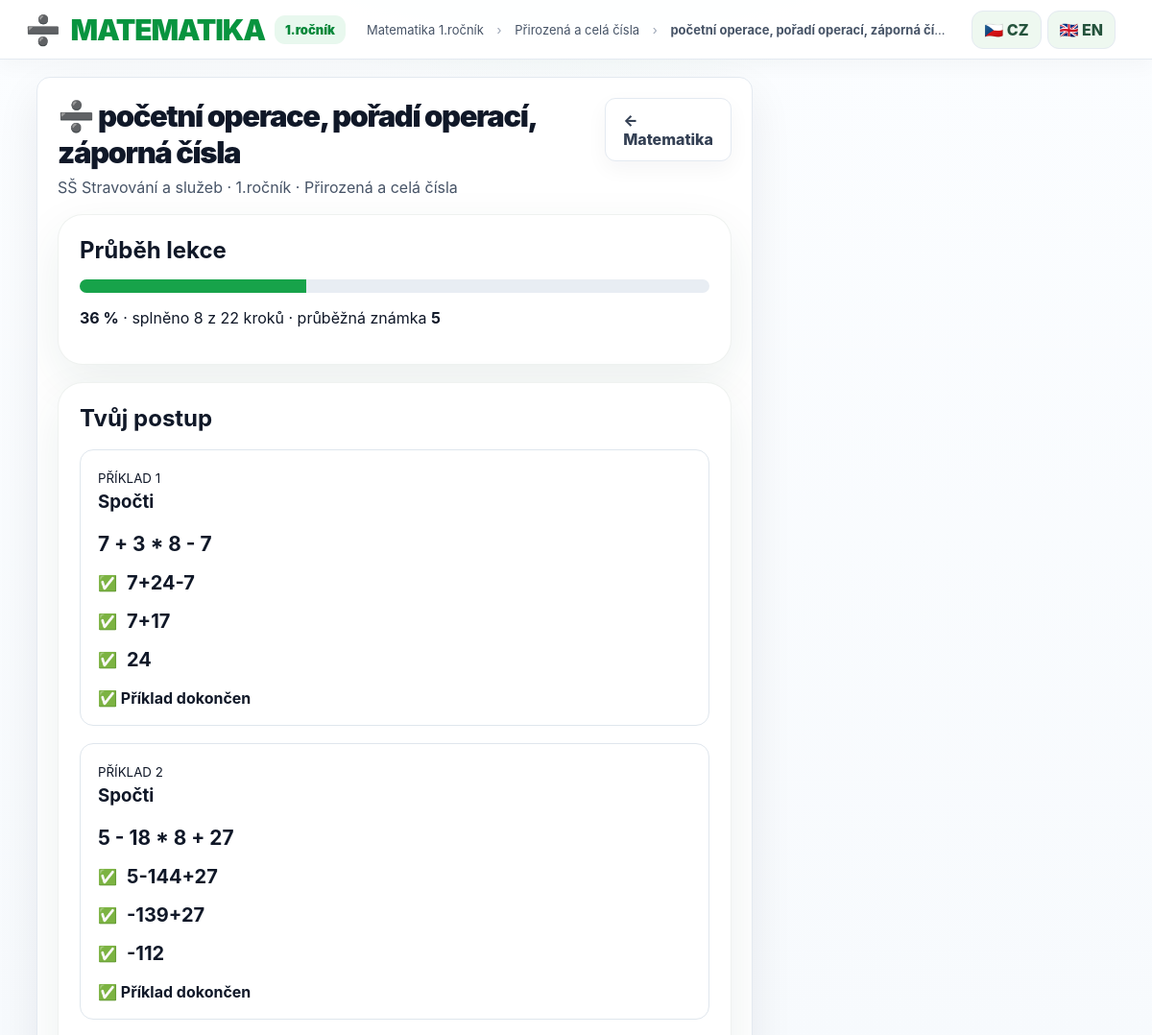
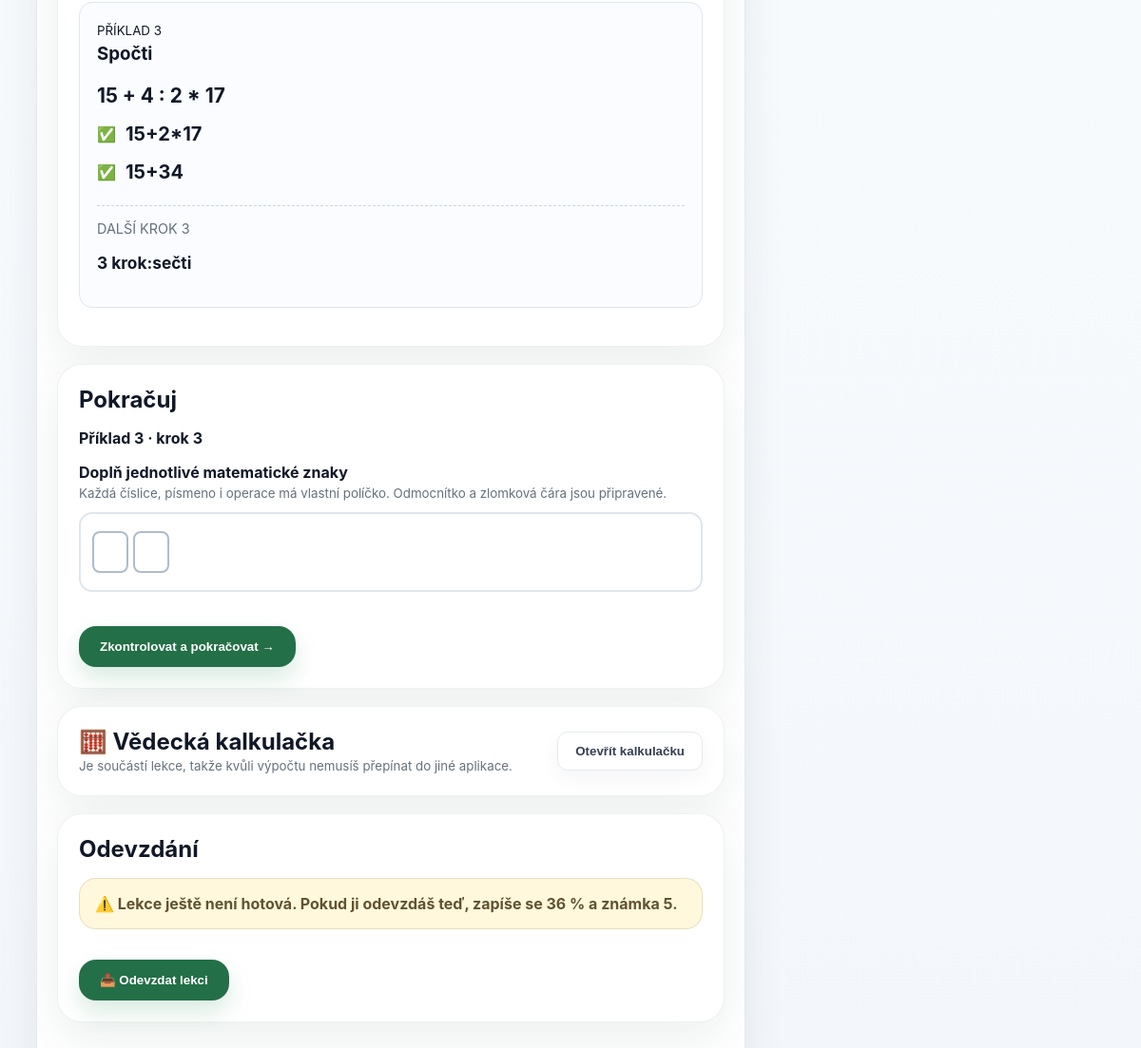
Page /math-lesson/3 (signed in) on the committed database (2 pictures, top to bottom).
### app.py (models this page shows)
class MathLesson(db.Model):
    id = db.Column(db.Integer, primary_key=True)
    school = db.Column(db.String(160), default='')
    grade_name = db.Column(db.String(120), default='')
    topic = db.Column(db.String(180), default='')
    title = db.Column(db.String(220), nullable=False)
    html_original = db.Column(db.String(255), default='')
    html_stored = db.Column(db.String(255), default='')
    is_published = db.Column(db.Boolean, default=True)
    created_at = db.Column(db.DateTime, default=datetime.utcnow)

class MathAttempt(db.Model):
    id = db.Column(db.Integer, primary_key=True)
    user_id = db.Column(db.Integer, db.ForeignKey('user.id'), nullable=False)
    lesson_id = db.Column(db.Integer, db.ForeignKey('math_lesson.id'), nullable=False)
    completed_steps = db.Column(db.Integer, default=0)
    total_steps = db.Column(db.Integer, default=0)
    percent = db.Column(db.Integer, default=0)
    grade = db.Column(db.Integer, default=5)
    status = db.Column(db.String(60), default='rozpracováno')
    focus_lost = db.Column(db.Integer, default=0)
    answers_json = db.Column(db.Text, default='[]')
    variant_json = db.Column(db.Text, default='{}')
    updated_at = db.Column(db.DateTime, default=datetime.utcnow)
    user = db.relationship('User')
    lesson = db.relationship('MathLesson')

class MathExample(db.Model):
    id = db.Column(db.Integer, primary_key=True)
    lesson_id = db.Column(db.Integer, db.ForeignKey('math_lesson.id'), nullable=False)
    order = db.Column(db.Integer, default=1)
    title = db.Column(db.String(220), default='')
    problem = db.Column(db.Text, nullable=False)
    prose_problem = db.Column(db.Text, default='')
    image_stored = db.Column(db.String(255), default='')
    variant_enabled = db.Column(db.Boolean, default=False)
    variant_values = db.Column(db.Text, default='')
    variant_condition = db.Column(db.Text, default='')
    variant_min = db.Column(db.Float, default=1)
    variant_max = db.Column(db.Float, default=30)
    variant_step = db.Column(db.Float, default=1)
    variant_result_kind = db.Column(db.String(20), default='any')
    variant_result_sign = db.Column(db.String(20), default='any')
    variant_result_min = db.Column(db.Float, nullable=True)
    variant_result_max = db.Column(db.Float, nullable=True)
    variant_result_decimals = db.Column(db.Integer, default=-1)
    lesson = db.relationship('MathLesson', backref='examples')

class MathStep(db.Model):
    id = db.Column(db.Integer, primary_key=True)
    example_id = db.Column(db.Integer, db.ForeignKey('math_example.id'), nullable=False)
    order = db.Column(db.Integer, default=1)
    instruction = db.Column(db.Text, nullable=False)
    expected = db.Column(db.Text, nullable=False)
    hint = db.Column(db.Text, default='')
    result_formula = db.Column(db.Text, default='')
    result_decimals = db.Column(db.Integer, default=2)
    example = db.relationship('MathExample', backref='steps')

### app.py (the view, shortened to what this page needs)
@app.route('/math-lesson/<int:lesson_id>', methods=['GET','POST'])
def math_lesson(lesson_id):
    r=require_login()
    if r:return r
    item=db.session.get(MathLesson,lesson_id)
    if not item:return 'Matematická lekce nebyla nalezena.',404
    if current_user().role=='student':
        begin_focus_attempt('math', item.id)
    examples=sorted(item.examples,key=lambda x:x.order)
    math_variants = {ex.id: generated_math_variant(ex, current_user().id) for ex in examples} if current_user().role=='student' else {}
    html_content=render_informatics_html(item.html_stored)
    current=None; attempt=None; idx=0; total=0; message=None; hint=None
    if current_user().role=='student':
        flat,attempt,idx=math_current_position(item,current_user().id)
        total=len(flat)
        if idx < total:
            current=flat[idx]
        percent=round((attempt.completed_steps or 0)/max(total,1)*100) if attempt else 0
        grade=informatics_grade_from_percent(percent)
    else:
        percent=0;grade=None
    history_by_example = {}
    if attempt:
        for saved in _safe_json(attempt.answers_json, []):
            history_by_example.setdefault(str(saved.get('example_id')), []).append(saved.get('answer',''))
    current_example_number = current[0].order if current else (len(examples) if examples else 0)
    current_step_number = current[1].order if current else None
    current_input_html = None
    if current and current_user().role == 'student':
        ex_now, st_now = current
        variant_now = math_variants.get(ex_now.id, {})
        expected_now = _effective_math_expected(
            ex_now,
            st_now,
            variant_now.get('steps', {}).get(st_now.id, {}).get('expected', st_now.expected),
            variant_now.get('problem', ex_now.problem),
        )
        current_input_html = render_math_input_layout(math_input_layout(expected_now))
    course={'subject':'Matematika','grade':item.grade_name,'block':item.topic,'icon':'➗'}
    lesson_obj={'title':item.title,'block':item.topic}
    return render_template('math_lesson_engine.html',course=course,lesson=lesson_obj,item=item,
        examples=examples,current=current,attempt=attempt,total=total,idx=idx,
        percent=percent,grade=grade,message=message,hint=hint,html_content=html_content,
        history_by_example=history_by_example,
        current_example_number=current_example_number,
        current_step_number=current_step_number,
        math_variants=math_variants,current_input_html=current_input_html)

### templates/math_lesson_engine.html (shortened to what this page needs)
{% extends 'base.html' %}
{% block content %}
<div class="layout dashboard-layout"><main class="main-card">
<div class="title-row"><div><h1>➗ {{item.title}}</h1><p>{{item.school}} · {{item.grade_name}} · {{item.topic}}</p></div>
<a class="switch" href="{{url_for('subject_catalog',kind='matematika')}}">← Matematika</a></div>
{% if user.role=='teacher' %}
<section class="course-card" style="padding:22px;margin-top:18px">
<h2>Náhled kroků</h2>
{% for ex in examples %}
<div style="margin:18px 0">
<h3>{{loop.index}}. {{ex.title or 'Příklad ' ~ loop.index}}</h3>
{% if ex.image_stored %}
<div style="margin:10px 0 14px"><img src="{{url_for('uploads',filename=ex.image_stored)}}" alt="Obrázek k příkladu {{loop.index}}" style="display:block;max-width:min(100%,720px);max-height:440px;object-fit:contain;border:1px solid #dfe6ed;border-radius:12px;background:white;padding:8px"></div>
{% endif %}
{% if ex.prose_problem %}<div style="font-size:1.08rem;font-weight:600;margin:8px 0;white-space:pre-line">{{ex.prose_problem}}</div><div style="margin:5px 0;color:#65717d;white-space:pre-line">Matematický vzor: {{ex.problem|math_display}}</div>{% else %}<div style="font-size:1.15rem;font-weight:700;margin:8px 0;white-space:pre-line">{{ex.problem|math_display}}</div>{% endif %}
{% for st in ex.steps|sort(attribute='order') %}
<div style="padding:8px 0">{{loop.index}}. {{st.instruction}} <small>→ {{st.expected|math_display}} · nápověda: {{st.hint}}</small></div>
{% endfor %}
</div>
{% endfor %}
</section>
{% else %}
<section class="course-card" style="padding:22px;margin-top:18px">
<h2>Průběh lekce</h2>
<div style="height:14px;background:#e8edf3;border-radius:999px;overflow:hidden;margin:12px 0">
<div style="height:100%;width:{{percent}}%;background:#17a34a"></div></div>
<p><b>{{percent}} %</b> · splněno {{attempt.completed_steps if attempt else 0}} z {{total}} kroků · průběžná známka <b>{{grade}}</b></p>
</section>
<section class="course-card" style="padding:22px;margin-top:18px">
<h2>Tvůj postup</h2>
{% for ex in examples %}
  {% set saved = history_by_example.get(ex.id|string, []) %}
  {% set is_current = current and current[0].id == ex.id %}
  {% if saved or is_current %}
  <div style="margin:18px 0;padding:18px;border:1px solid #dfe6ed;border-radius:14px;{% if is_current %}background:#fafcff{% endif %}">
    <small>PŘÍKLAD {{ex.order}}</small>
    <h3 style="margin:4px 0 12px">{{ex.title or 'Příklad ' ~ ex.order}}</h3>
    {% set variant = math_variants.get(ex.id, {}) %}
    {% set prose = variant.get('prose_problem', ex.prose_problem or '') %}
    {% if not (variant.get('variable_mode') and prose) %}
    <div style="font-size:1.3rem;font-weight:700;padding:8px 0;white-space:pre-line">{{variant.get('problem', ex.problem)|math_display}}</div>
    {% endif %}
    {% for answer in saved %}
      <div style="display:flex;gap:10px;align-items:center;padding:8px 0;font-size:1.25rem">
        <span style="font-size:1rem">✅</span>
        <b>{{answer|math_display}}</b>
      </div>
    {% endfor %}
    {% if is_current %}
      <div style="margin-top:15px;padding-top:15px;border-top:1px dashed #ccd5df">
        <div style="font-size:.9rem;color:#65717d">DALŠÍ KROK {{current[1].order}}</div>
        <p style="font-size:1.08rem"><b>{{math_variants.get(ex.id, {}).get('steps', {}).get(current[1].id, {}).get('instruction', current[1].instruction)}}</b></p>
      </div>
    {% else %}
      <div style="margin-top:10px"><b>✅ Příklad dokončen</b></div>
    {% endif %}
  </div>
  {% endif %}
{% endfor %}
</section>
{% if current %}
{% set ex=current[0] %}{% set st=current[1] %}
<section class="course-card" style="padding:22px;margin-top:18px">
<h2>Pokračuj</h2>
<p><b>Příklad {{ex.order}} · krok {{st.order}}</b></p>
<form method="post">
<div class="math-entry-label"><b>Doplň jednotlivé matematické znaky</b><small>Každá číslice, písmeno i operace má vlastní políčko. Odmocnítko a zlomková čára jsou připravené.</small></div>
{{ current_input_html }}
<button class="testbtn submit" type="submit">Zkontrolovat a pokračovat →</button>
</form>
</section>
{% endif %}
<section class="course-card" style="padding:22px;margin-top:18px">
<div style="display:flex;align-items:center;justify-content:space-between;gap:12px;flex-wrap:wrap">
  <div><h2 style="margin:0">🧮 Vědecká kalkulačka</h2><small style="color:#65717d">Je součástí lekce, takže kvůli výpočtu nemusíš přepínat do jiné aplikace.</small></div>
  <button type="button" class="switch" id="calc-toggle" onclick="toggleCalculator()">Otevřít kalkulačku</button>
</div>
</section>
<section class="course-card" style="padding:22px;margin-top:18px">
<h2>Odevzdání</h2>
{% if percent < 100 %}
<div class="notice"><p><b>⚠️ Lekce ještě není hotová.</b> Pokud ji odevzdáš teď, zapíše se {{percent}} % a známka {{grade}}.</p></div>
{% else %}
<div class="notice"><p><b>✅ Všechny příklady jsou hotové.</b></p></div>
{% endif %}
<form method="post" onsubmit="return confirm('{{ 'Lekce není dokončená. Opravdu odevzdat?' if percent < 100 else 'Odevzdat hotovou lekci?' }}')">
<button class="testbtn submit" type="submit">📤 Odevzdat lekci</button>
</form>
</section>
{% endif %}
</main></div>
{% endblock %}

### templates/base.html (shortened to what this page needs)
<!doctype html>
<html lang="{{ lang }}">
<head>
  <link rel="stylesheet" href="{{ url_for('static', filename='css/style.css') }}">
</head>
<body{% if user and user.role == 'student' and lesson and lesson._id is defined %}{% endif %}>
<header class="topbar">
  <a class="brand brand-link" href="{{ url_for('portal') if user else url_for('login') }}"><div class="leaf">{{ course.icon }}</div><div class="brand-title">{{ course.subject|upper }}</div>{% if course.grade %}<span class="pill">{{ course.grade }}</span>{% endif %}</a>
  <div class="crumbs">{% if user and lesson %}{{ course.subject }} {{ course.grade }} <span>›</span> {{ lesson.block }} <span>›</span> <b>{{ lesson.title }}</b>{% elif user %}{{ t('Vyber předmět, školu a ročník, téma a lekci') }}{% else %}{{ t('Přihlášení') }}{% endif %}</div>
  <div class="lang-switch" style="display:flex;gap:6px;align-items:center;margin-left:auto;margin-right:12px">
    <a class="toplink" href="{{ url_for('set_language', lang='cs') }}" {% if lang=='cs' %}style="font-weight:800"{% endif %}>🇨🇿 CZ</a>
    <a class="toplink" href="{{ url_for('set_language', lang='en') }}" {% if lang=='en' %}style="font-weight:800"{% endif %}>🇬🇧 EN</a>
  </div>
</header>
{% block content %}{% endblock %}
</body>
</html>

### rows in the picture
MathLesson: grade "1.ročník", block "Přirozená a celá čísla", title "početní operace, pořadí operací, záporná čí…", title "početní operace, pořadí operací, záporná čísla", school "SŠ Stravování a služeb", grade_name "1.ročník", topic "Přirozená a celá čísla"
MathAttempt: completed_steps "8"
MathExample: order "1", title "Spočti", get|math_display "7 + 3 * 8 - 7", saved "7+24-7" "7+17" "24", shows "✅ Příklad dokončen"
MathExample: order "2", title "Spočti", get|math_display "5 - 18 * 8 + 27", saved "5-144+27" "-139+27" "-112", shows "✅ Příklad dokončen"
MathExample: order "3", title "Spočti", get|math_display "15 + 4 : 2 * 17", saved "15+2*17" "15+34"
MathStep: order "3", get "3 krok:sečti"

### other values in the picture
{{ course.icon }} "➗"
{{ course.subject|upper }} "MATEMATIKA"
{{ course.subject }} "Matematika"
{{ percent }} "36"
{{ total }} "22"
{{ grade }} "5"
